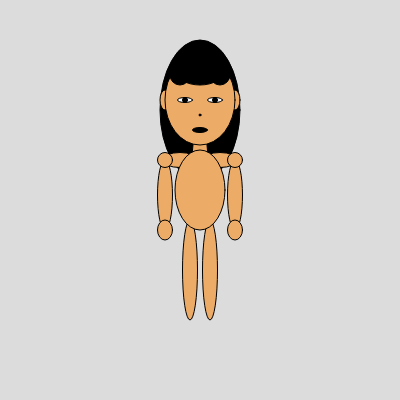
Frame 1 (no input)
Frame 60 (no input): identical to frame 1, image omitted
Frame 120 (the mouse pressed at the canvas centre since frame 60): identical to frame 1, image omitted

The p5.js sketch that drew this single still picture (run headless with seeded random() and noise() and a simulated clock; from frame 60 on, the mouse is pressed at the canvas centre):

// p5.js sketch
// ── sketch.js
function setup() {
  createCanvas(400, 400);
}

function draw() {
  background(220);
  strokeWeight(1);
  fill(236, 171, 102);
  ellipse(165,195,15,70); //left arm
  ellipse(235,195,15,70); //right arm
  ellipse(165,230,15,20); //left hand
  ellipse(235,230,15,20); //right hand
  fill(0);
  ellipse(200,110,80,140); //hair
  fill(236, 171, 102);
  ellipse(165,100,10,20); //left ear
  ellipse(235,100,10,20); //right ear
  ellipse(200,150,15,30); //neck
  ellipse(180,160,35,15); //left shoulder
  ellipse(220,160,35,15); //right shoudler
  ellipse(165,160,15); //left circle
  ellipse(235,160,15); //right circle
  ellipse(200,100,70, 90); //head
  ellipse(190,270,15,100) //left leg
  ellipse(210,270,15,100); //right leg
  ellipse(200,190,50,80); //body
  fill(0);
  ellipse(200,70,50,30); //bangs
  ellipse(220,75,20,20); //bangs
  ellipse(180,75,20,20); //bangs
  fill(250);
  ellipse(185,100,15,5); //left eye
  ellipse(215,100,15,5); //right eye
  fill(0);
  ellipse(185,100,5,5); //left pupil
  ellipse(215,100,5,5); //right pupil
  ellipse(200,130,15,5); //mouth
  ellipse(200,115,2,2);
}
